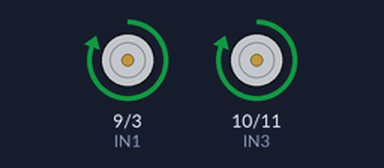
Simulated run of this sketch. Board: Arduino Uno, built with avr-gcc and run on an emulated ATmega328P. Shown: motor-driver pin pairs drawn as motors (green arrow = first pin HIGH = forward, orange = second pin HIGH = backward, longer = more drive, scaled by the enable pin).

Above: at 0.1 s.
At 4.1 s:
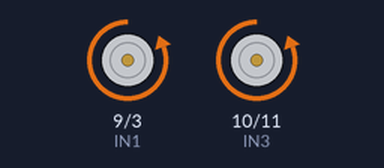
At 8.1 s:
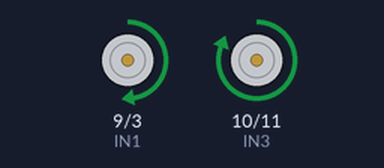
At 14.1 s:
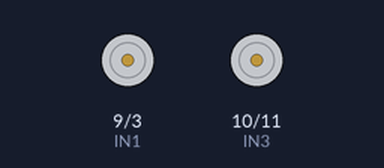
Timing chart, 0 to 15.6 s (numbered marks = the images above):
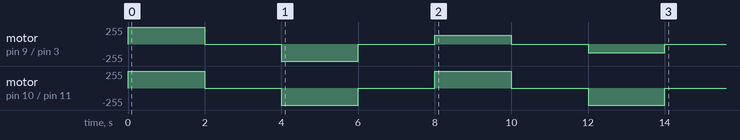

The sketch:

DC_motors_Code.ino
```cpp
/***********
 * Title: Sketch for DC motors
 * Created by: Dena Attar
 * DATE: 02/18/22
 *
 *
*
*
//define pin numbers:
#define ENA 5
#define IN1 9
#define IN2 3

 //must include ENA and ENB pins for pwm

 void setup() {
  pinMode(ENA,OUTPUT);//make THREE output pins including ENA
  pinMode(IN2,OUTPUT);
  pinMode(IN1,OUTPUT);

  //CLOCKWISE (255) MAX SPEED
  digitalWrite(IN1,HIGH);//turn the motor on MAX
  digitalWrite(IN2,LOW);
  analogWrite(ENA,255);
  delay(2000);

  //STOP the MOTOR
  digitalWrite(IN1,LOW);
  digitalWrite(IN2,LOW);
  delay(2000);

  //COUNTER-CLOCKWISE MAX speed
  digitalWrite(IN1,LOW);
  digitalWrite(IN2,HIGH);
  analogWrite(ENA,255);
  delay(2000);

  //STOP the motor again
  digitalWrite(IN1,LOW); //turns motor off
  digitalWrite(IN2,LOW);
  delay(2000);

  //CLOCKWISE in HALF POWER
  digitalWrite(IN1,HIGH);
  digitalWrite(IN2,LOW);
  analogWrite(ENA,120);
  delay(2000);

  //STOP motor
  digitalWrite(IN1,LOW);
  digitalWrite(IN2,LOW);
  delay(2000);

  //COUNTER-CLOCKWISE HALF power
  digitalWrite(IN1,LOW);
  digitalWrite(IN2,HIGH);
  analogWrite(ENA,120);
  delay(2000);

  //stop motor
  digitalWrite(IN1,LOW);
  digitalWrite(IN2,LOW);

 }

void loop(){

}*/
/*This is sketch for making both spin at same time*/
/***********
 * Title: Sketch for DC motors
 * Created by: Dena Attar
 * DATE: 02/18/22
  */
#define ENA 5
#define ENB 8
#define IN1 9
#define IN2 3
#define IN3 10
#define IN4 11

 void setup() {
  pinMode(ENA,OUTPUT);// motor1
  pinMode(IN1,OUTPUT);
  pinMode(IN2,OUTPUT);
  pinMode(ENB,OUTPUT);//motor2
  pinMode(IN3,OUTPUT);
  pinMode(IN4,OUTPUT);

  //CLOCKWISE FORWARD(255) MAX SPEED
  digitalWrite(IN1,HIGH);//turn motor1 on MAX
  digitalWrite(IN2,LOW);
  analogWrite(ENA, 255);
  digitalWrite(IN3,HIGH);//turn motor2 on MAX
  digitalWrite(IN4,LOW);
  analogWrite(ENB, 255);
  delay(2000);

  //STOP the MOTOR
  digitalWrite(IN1,LOW);
  digitalWrite(IN2,LOW);
  digitalWrite(IN3,LOW);
  digitalWrite(IN4,LOW);
  delay(2000);

  //COUNTER-CLOCKWISE MAX speed
  digitalWrite(IN1,LOW);
  digitalWrite(IN2,HIGH);
  analogWrite(ENA, 255);
  digitalWrite(IN3,LOW);
  digitalWrite(IN4,HIGH);
  analogWrite(ENB, 255);
  delay(2000);

  //STOP the motor again
  digitalWrite(IN1,LOW); //turns motor 1 off
  digitalWrite(IN2,LOW);
  digitalWrite(IN3,LOW);//turn motor 2 off
  digitalWrite(IN4,LOW);
  delay(2000);

  //CLOCKWISE in HALF POWER
  digitalWrite(IN1,HIGH);
  digitalWrite(IN2,LOW);
  analogWrite(ENA,129);
  digitalWrite(IN3,HIGH);
  digitalWrite(IN4,LOW);
  analogWrite(ENB,129);
  delay(2000);

  //STOP motor
  digitalWrite(IN1,LOW);
  digitalWrite(IN2,LOW);
  digitalWrite(IN3,LOW);
  digitalWrite(IN4,LOW);
  delay(2000);

  //COUNTER-CLOCKWISE HALF power
  digitalWrite(IN1,LOW);
  digitalWrite(IN2,HIGH);
  analogWrite(ENA,129);
  digitalWrite(IN3,LOW);
  digitalWrite(IN4,HIGH);
  analogWrite(ENB,129);
  delay(2000);

  //stop motor
  digitalWrite(IN1,LOW);
  digitalWrite(IN2,LOW);
  digitalWrite(IN3,LOW);
  digitalWrite(IN4,LOW);

 }
 void loop(){

 }
```
